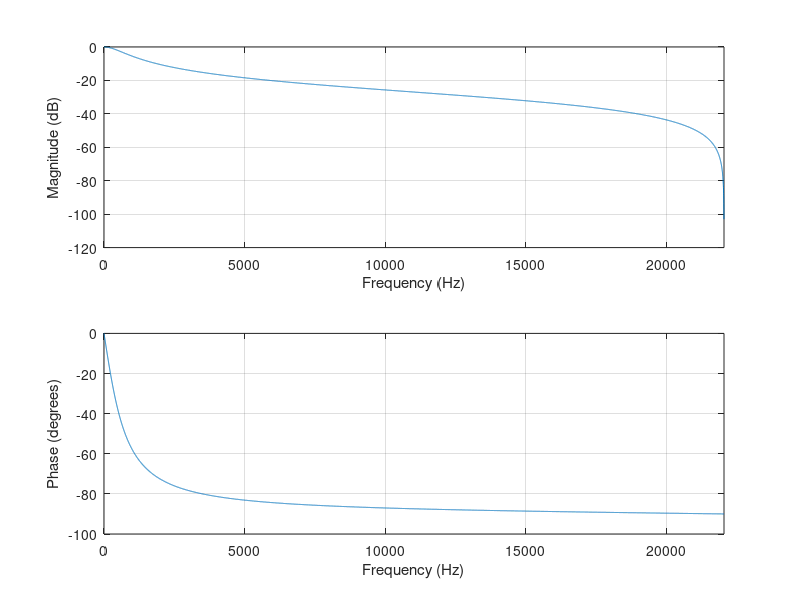

Recreate this plot in MATLAB.
fs = 44100;
G = 10.0;
G_prime = max(1/G, 1);
f0 = 0.5 * 0.0285714285714286; %multiply by emperical calcs in tanh_harm.m
w = 2*pi*f0;
sinw = sin(w);
cosw = cos(w);
T = 120;
Q = 1/sqrt(2);

%LPF12
a0 = (1 - cosw + sinw);
a1 = 2 * ( 1 - cosw);
a2 = 1 - cosw - sinw;

b0 = 1 - cosw;
b2 = b0;
b1 = 2 * b0;

%LPF24
% b0 = Q*(1-cosw);
% b1 = 2 * b0;
% b2 = b0;
% 
% a0 = 2*Q + sinw;
% a1 = -4*Q*cosw;
% a2 = 2*Q - sinw;


N = 10000;

freqz([b0,b1,b2], [a0,a1,a2], N, fs);